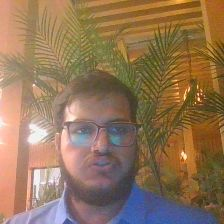
#> input picture backend/dataset/Class 1/143ef7c032944f508d12208cef1b5872.jpg, 224 x 224 px
$ python -i face_utils.py   (imports and definitions only)
#> lines starting #> are read from the running program, lines starting #| are printed output that depends on the picture
"""
face_utils.py — Face detection and crop using OpenCV.

Detects the largest frontal face in an image and returns a padded crop.
Returns (crop, face_found) where face_found=False means no person in frame.

NO edge mask is applied — raw pixel data is preserved so MobileNetV2
sees the same features during training and prediction.
"""

import cv2
import numpy as np

# OpenCV's built-in Haar cascades — no download needed
_frontal_cascade = cv2.CascadeClassifier(
    cv2.data.haarcascades + 'haarcascade_frontalface_default.xml'
)
_alt_cascade = cv2.CascadeClassifier(
    cv2.data.haarcascades + 'haarcascade_frontalface_alt2.xml'
)


def detect_and_crop_face(img_rgb: np.ndarray, padding: float = 0.25):
    """
    Detect the largest face in img_rgb (uint8 RGB HxWx3) and return a padded crop.

    Args:
        img_rgb:  uint8 numpy array in RGB colour space, shape (H, W, 3)
        padding:  fractional padding added around the detected face box (0.25 = 25%)

    Returns:
        (cropped_rgb, face_found)
        - cropped_rgb: the face crop, or the original image if no face detected
        - face_found:  bool — False means no person in frame → caller returns Unknown
    """
#> called with padding = 0.25
    if img_rgb is None or img_rgb.size == 0:
        return img_rgb, False

    gray = cv2.cvtColor(img_rgb, cv2.COLOR_RGB2GRAY)
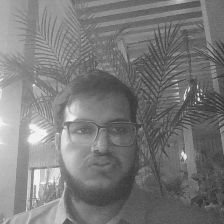
#> gray: shape (224, 224); min 46, max 253, mean 122
    gray = cv2.equalizeHist(gray)  # improves detection in poor lighting
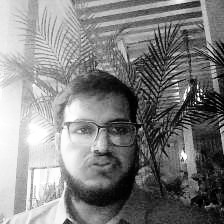
#> gray: shape (224, 224); min 0, max 255, mean 128.6

    faces = []

    # Try primary frontal cascade
    detected = _frontal_cascade.detectMultiScale(
        gray, scaleFactor=1.1, minNeighbors=4, minSize=(40, 40)
    )
#> detected = [[58, 96, 87, 87]]
    if len(detected) > 0:
        faces = detected
#> faces = [[58, 96, 87, 87]]

    # If no face found, try the alt cascade (detects tilted / partially visible faces)
    if len(faces) == 0:
        detected2 = _alt_cascade.detectMultiScale(
            gray, scaleFactor=1.1, minNeighbors=4, minSize=(40, 40)
        )
        if len(detected2) > 0:
            faces = detected2

    if len(faces) == 0:
        # No face detected at all → caller should return Unknown
        return img_rgb, False

    # Pick the largest detected face
    x, y, w, h = max(faces, key=lambda f: f[2] * f[3])
#> x = 58; y = 96; w = 87; h = 87

    # Apply padding around the face box
    pad_x = int(w * padding)
#> pad_x = 21
    pad_y = int(h * padding)
#> pad_y = 21
    H, W = img_rgb.shape[:2]
#> H = 224; W = 224

    x1 = max(0, x - pad_x)
#> x1 = 37
    y1 = max(0, y - pad_y)
#> y1 = 75
    x2 = min(W, x + w + pad_x)
#> x2 = 166
    y2 = min(H, y + h + pad_y)
#> y2 = 204

    face_crop = img_rgb[y1:y2, x1:x2]
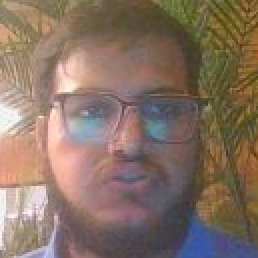
#> face_crop: shape (129, 129, 3) (shown 2 times larger); mean R, G, B 134.5, 113.2, 99.5

    if face_crop.size == 0:
        return img_rgb, False

    return face_crop, True

>>> import cv2
>>> picture = cv2.cvtColor(cv2.imread('../dataset/Class 1/143ef7c032944f508d12208cef1b5872.jpg'), cv2.COLOR_BGR2RGB)
>>> result = detect_and_crop_face(picture)

$ run again, on backend/dataset/Class 1/157d8b90a69e4964bb01940c9e21da4e.jpg
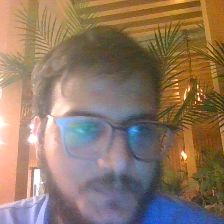
#> input picture backend/dataset/Class 1/157d8b90a69e4964bb01940c9e21da4e.jpg, 224 x 224 px
#> in detect_and_crop_face, `gray = cv2.equalizeHist(gray)`:
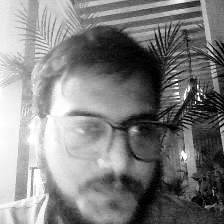
#> gray: shape (224, 224); min 0, max 255, mean 128.4
#> detected = [[43, 72, 144, 144]]
#> x = 43; y = 72; w = 144
#> pad_x = 36
#> x1 = 7
#> y1 = 36
#> x2 = 223
#> y2 = 224
#> in detect_and_crop_face, `face_crop = img_rgb[y1:y2, x1:x2]`:
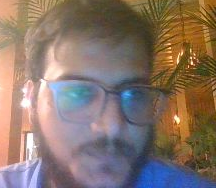
#> face_crop: shape (188, 216, 3); mean R, G, B 135.3, 116.2, 105.3
